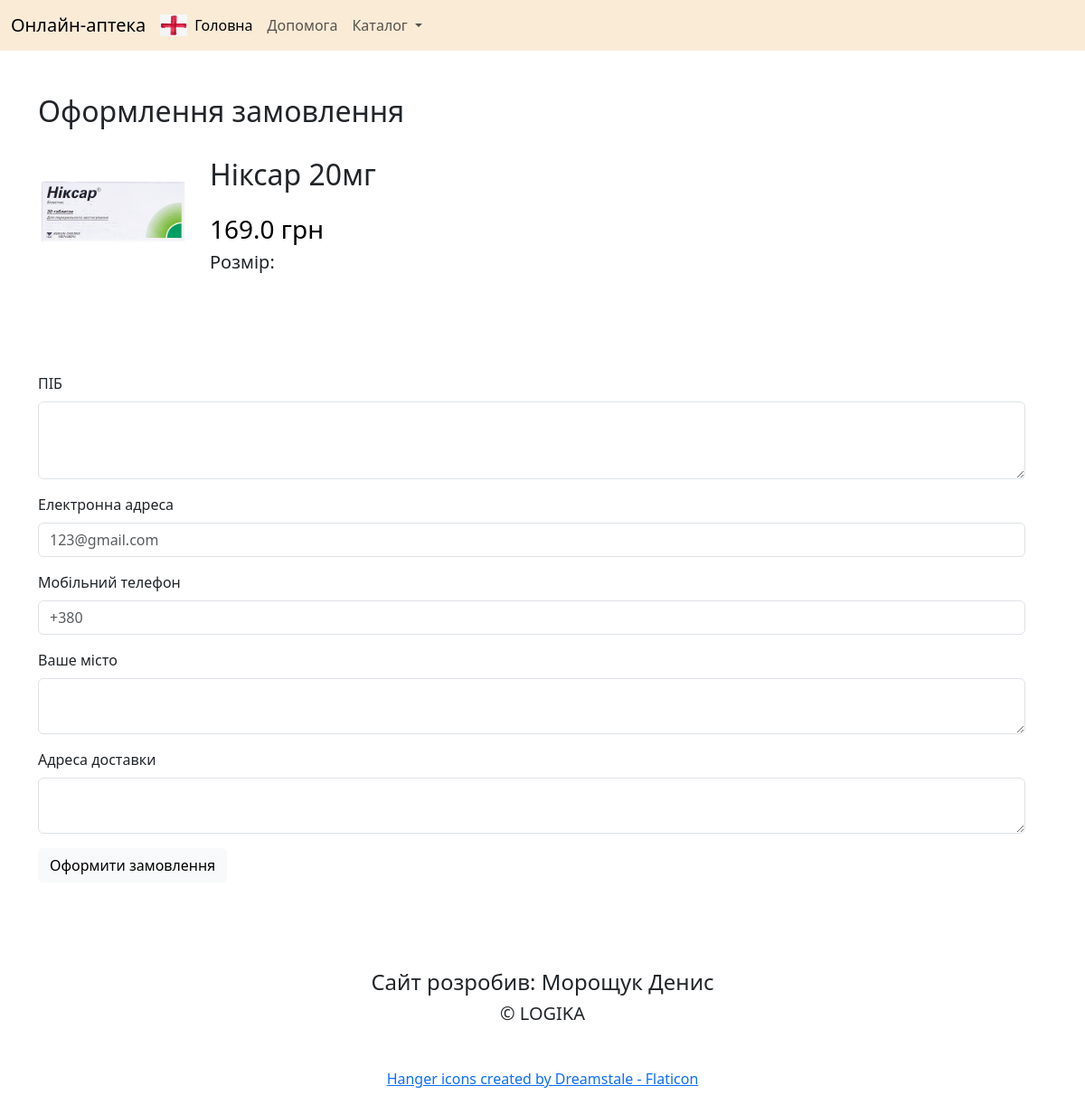
Page /order/2 on the committed database.
### tables this page shows
CREATE TABLE "items" (
	"id"	INTEGER,
	"category_id"	INTEGER NOT NULL,
	"title"	TEXT NOT NULL,
	"description"	TEXT,
	"image"	TEXT,
	"price"	REAL NOT NULL,
	"amount"	INTEGER DEFAULT '0',
	PRIMARY KEY("id")
);

### app.py (the view, shortened to what this page needs)
@app.route("/order/<item_id>", methods=["GET", "POST"])
def order(item_id):
    categories = db.get_categories()
    item = db.get_item(item_id)
    return render_template("order.html", item=item, categories=categories)

### sql_queries.py (called while the page is built)
    def open(self):
        self.conn =sqlite3.connect("apteka.db")
        self.cursor = self.conn.cursor()

    def close(self):
        self.cursor.close()
        self.conn.close()

    def get_item(self, id):
        self.open()
        self.cursor.execute("SELECT * FROM items WHERE id==(?)", [id])
        data = self.cursor.fetchone()
        self.close()
        return data

    def get_categories(self):
        self.open()
        self.cursor.execute("SELECT * FROM categories")
        data = self.cursor.fetchall()
        self.close()
        return data

### templates/order.html (shortened to what this page needs)
{% extends 'base.html' %}
{% block content %}
<div class="container py-5">
    <h2>Оформлення замовлення</h2>
    <div class="row">
        <div class="col-4 col-md-2">
          <img src="{{ url_for('static', filename='img/'+ item[4]) }}" alt="" class="img-fluid">
        </div>
        <div class="col-8 col-md-10">
          <h2  class="my-4">{{item[2]}}</h2>
          <h3 style="color:rgb(0, 0, 0)">{{item[5]}} грн</h3>
          <h5 class="my-2">Розмір: {{item[7]}}</h5>
      </div>
    <div class="row">
        <form action="" method="post">
            <div class="mb-3">
                <label for="exampleFormControlTextarea1" class="form-label">ПІБ</label>
                <textarea required name="name"class="form-control" id="exampleFormControlTextarea1" rows="3"></textarea>
              </div>
              <div class="mb-3">
                <label for="exampleFormControlTextarea1" class="form-label">Електронна адреса</label>
                <input required name="email" class="form-control" id="exampleFormControlTextarea1" placeholder="123@gmail.com"></textarea>
              </div>
              <div class="mb-3">
                <label for="exampleFormControlTextarea1" class="form-label">Мобільний телефон</label>
                <input required name="phone" class="form-control" id="exampleFormControlTextarea1" placeholder="+380"></textarea>
              </div>
              <div class="mb-3">
                <label for="exampleFormControlTextarea1" class="form-label">Ваше місто</label>
                <textarea required name="city"class="form-control" id="exampleFormControlTextarea1" rows="м.Миколаїв"></textarea>
              </div>
              <div class="mb-3">
                <label for="exampleFormControlTextarea1" class="form-label">Адреса доставки</label>
                <textarea required name="address"class="form-control" id="exampleFormControlTextarea1" rows="Пушкіньска 3А"></textarea>
              </div>
              <button type="submit" class="btn btn-light">Оформити замовлення</button>
        </form>
    </div>
</div>
{% endblock content%}

### rows in the picture
items: image (picture), title "Ніксар 20мг", price "169.0"
